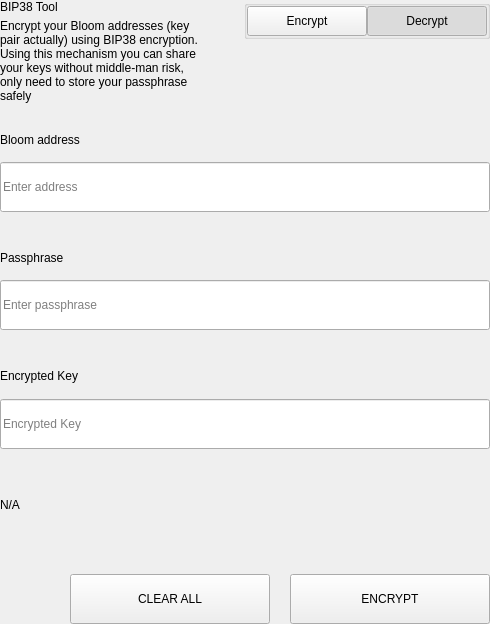
<?xml version="1.0" encoding="UTF-8"?>
<ui version="4.0">
 <class>SettingsBitToolWidget</class>
 <widget class="QWidget" name="SettingsBitToolWidget">
  <property name="geometry">
   <rect>
    <x>0</x>
    <y>0</y>
    <width>490</width>
    <height>624</height>
   </rect>
  </property>
  <property name="windowTitle">
   <string>Form</string>
  </property>
  <layout class="QVBoxLayout" name="verticalLayout">
   <property name="spacing">
    <number>0</number>
   </property>
   <property name="leftMargin">
    <number>0</number>
   </property>
   <property name="topMargin">
    <number>0</number>
   </property>
   <property name="rightMargin">
    <number>0</number>
   </property>
   <property name="bottomMargin">
    <number>0</number>
   </property>
   <item>
    <widget class="QWidget" name="left" native="true">
     <layout class="QVBoxLayout" name="verticalLayout_3">
      <property name="leftMargin">
       <number>0</number>
      </property>
      <property name="topMargin">
       <number>0</number>
      </property>
      <property name="rightMargin">
       <number>0</number>
      </property>
      <property name="bottomMargin">
       <number>0</number>
      </property>
      <item>
       <layout class="QVBoxLayout" name="verticalLayout_2">
        <property name="spacing">
         <number>0</number>
        </property>
        <item>
         <layout class="QHBoxLayout" name="horizontalLayout_3" stretch="3,1">
          <property name="spacing">
           <number>40</number>
          </property>
          <item>
           <layout class="QVBoxLayout" name="verticalLayoutTitle">
            <property name="spacing">
             <number>5</number>
            </property>
            <item>
             <widget class="QLabel" name="labelTitle">
              <property name="text">
               <string>BIP38 Tool</string>
              </property>
             </widget>
            </item>
            <item>
             <widget class="QLabel" name="labelSubtitle1">
              <property name="text">
               <string>Encrypt your Bloom addresses (key pair actually) using BIP38 encryption.
Using this mechanism you can share your keys without middle-man risk, only need to store your passphrase safely</string>
              </property>
              <property name="wordWrap">
               <bool>true</bool>
              </property>
             </widget>
            </item>
           </layout>
          </item>
          <item alignment="Qt::AlignTop">
           <widget class="QGroupBox" name="groupBox">
            <property name="title">
             <string/>
            </property>
            <property name="alignment">
             <set>Qt::AlignLeading|Qt::AlignLeft|Qt::AlignTop</set>
            </property>
            <layout class="QHBoxLayout" name="horizontalLayout_4">
             <property name="spacing">
              <number>0</number>
             </property>
             <property name="leftMargin">
              <number>0</number>
             </property>
             <property name="topMargin">
              <number>0</number>
             </property>
             <property name="rightMargin">
              <number>0</number>
             </property>
             <property name="bottomMargin">
              <number>0</number>
             </property>
             <item>
              <spacer name="horizontalSpacer">
               <property name="orientation">
                <enum>Qt::Horizontal</enum>
               </property>
               <property name="sizeHint" stdset="0">
                <size>
                 <width>40</width>
                 <height>20</height>
                </size>
               </property>
              </spacer>
             </item>
             <item>
              <widget class="QPushButton" name="pushLeft">
               <property name="minimumSize">
                <size>
                 <width>120</width>
                 <height>30</height>
                </size>
               </property>
               <property name="maximumSize">
                <size>
                 <width>120</width>
                 <height>30</height>
                </size>
               </property>
               <property name="focusPolicy">
                <enum>Qt::NoFocus</enum>
               </property>
               <property name="text">
                <string>Encrypt</string>
               </property>
               <property name="checkable">
                <bool>true</bool>
               </property>
               <property name="autoExclusive">
                <bool>true</bool>
               </property>
              </widget>
             </item>
             <item>
              <widget class="QPushButton" name="pushRight">
               <property name="minimumSize">
                <size>
                 <width>120</width>
                 <height>30</height>
                </size>
               </property>
               <property name="maximumSize">
                <size>
                 <width>120</width>
                 <height>30</height>
                </size>
               </property>
               <property name="focusPolicy">
                <enum>Qt::NoFocus</enum>
               </property>
               <property name="text">
                <string>Decrypt</string>
               </property>
               <property name="checkable">
                <bool>true</bool>
               </property>
               <property name="checked">
                <bool>true</bool>
               </property>
               <property name="autoExclusive">
                <bool>true</bool>
               </property>
              </widget>
             </item>
            </layout>
           </widget>
          </item>
         </layout>
        </item>
        <item>
         <widget class="QStackedWidget" name="stackedWidget">
          <property name="currentIndex">
           <number>1</number>
          </property>
          <widget class="QWidget" name="pageDecrypt">
           <layout class="QVBoxLayout" name="verticalLayout_5">
            <property name="spacing">
             <number>0</number>
            </property>
            <property name="leftMargin">
             <number>0</number>
            </property>
            <property name="topMargin">
             <number>0</number>
            </property>
            <property name="rightMargin">
             <number>0</number>
            </property>
            <property name="bottomMargin">
             <number>0</number>
            </property>
            <item>
             <widget class="QWidget" name="widget" native="true">
              <property name="minimumSize">
               <size>
                <width>0</width>
                <height>100</height>
               </size>
              </property>
              <layout class="QVBoxLayout" name="verticalLayout_4">
               <property name="spacing">
                <number>0</number>
               </property>
               <property name="leftMargin">
                <number>0</number>
               </property>
               <property name="topMargin">
                <number>0</number>
               </property>
               <property name="rightMargin">
                <number>0</number>
               </property>
               <property name="bottomMargin">
                <number>0</number>
               </property>
               <item>
                <spacer name="verticalSpacer_2">
                 <property name="orientation">
                  <enum>Qt::Vertical</enum>
                 </property>
                 <property name="sizeType">
                  <enum>QSizePolicy::Fixed</enum>
                 </property>
                 <property name="sizeHint" stdset="0">
                  <size>
                   <width>20</width>
                   <height>20</height>
                  </size>
                 </property>
                </spacer>
               </item>
               <item>
                <layout class="QHBoxLayout" name="horizontalLayout_6" stretch="2">
                 <property name="spacing">
                  <number>0</number>
                 </property>
                 <item>
                  <layout class="QVBoxLayout" name="verticalLayout_7">
                   <property name="spacing">
                    <number>9</number>
                   </property>
                   <item>
                    <widget class="QLabel" name="labelSubtitleKey">
                     <property name="minimumSize">
                      <size>
                       <width>0</width>
                       <height>20</height>
                      </size>
                     </property>
                     <property name="maximumSize">
                      <size>
                       <width>16777215</width>
                       <height>20</height>
                      </size>
                     </property>
                     <property name="text">
                      <string>Encrypted key</string>
                     </property>
                    </widget>
                   </item>
                   <item>
                    <widget class="QLineEdit" name="lineEditKey">
                     <property name="minimumSize">
                      <size>
                       <width>0</width>
                       <height>50</height>
                      </size>
                     </property>
                     <property name="maximumSize">
                      <size>
                       <width>16777215</width>
                       <height>50</height>
                      </size>
                     </property>
                     <property name="placeholderText">
                      <string>Enter a encrypted key</string>
                     </property>
                    </widget>
                   </item>
                  </layout>
                 </item>
                </layout>
               </item>
               <item>
                <spacer name="verticalSpacer_3">
                 <property name="orientation">
                  <enum>Qt::Vertical</enum>
                 </property>
                 <property name="sizeType">
                  <enum>QSizePolicy::Fixed</enum>
                 </property>
                 <property name="sizeHint" stdset="0">
                  <size>
                   <width>20</width>
                   <height>20</height>
                  </size>
                 </property>
                </spacer>
               </item>
               <item>
                <layout class="QVBoxLayout" name="verticalLayout_9">
                 <property name="spacing">
                  <number>9</number>
                 </property>
                 <item>
                  <widget class="QLabel" name="labelSubtitlePassphrase">
                   <property name="maximumSize">
                    <size>
                     <width>16777215</width>
                     <height>20</height>
                    </size>
                   </property>
                   <property name="text">
                    <string>Passphrase</string>
                   </property>
                  </widget>
                 </item>
                 <item>
                  <widget class="QLineEdit" name="lineEditPassphrase">
                   <property name="minimumSize">
                    <size>
                     <width>0</width>
                     <height>50</height>
                    </size>
                   </property>
                   <property name="maximumSize">
                    <size>
                     <width>16777215</width>
                     <height>50</height>
                    </size>
                   </property>
                   <property name="placeholderText">
                    <string>Enter a passphrase</string>
                   </property>
                  </widget>
                 </item>
                </layout>
               </item>
               <item>
                <spacer name="verticalSpacer_4">
                 <property name="orientation">
                  <enum>Qt::Vertical</enum>
                 </property>
                 <property name="sizeType">
                  <enum>QSizePolicy::Fixed</enum>
                 </property>
                 <property name="sizeHint" stdset="0">
                  <size>
                   <width>20</width>
                   <height>20</height>
                  </size>
                 </property>
                </spacer>
               </item>
               <item>
                <widget class="QWidget" name="widget_3" native="true">
                 <property name="sizePolicy">
                  <sizepolicy hsizetype="Preferred" vsizetype="Fixed">
                   <horstretch>0</horstretch>
                   <verstretch>0</verstretch>
                  </sizepolicy>
                 </property>
                 <layout class="QVBoxLayout" name="verticalLayout_10">
                  <property name="spacing">
                   <number>9</number>
                  </property>
                  <property name="leftMargin">
                   <number>0</number>
                  </property>
                  <property name="topMargin">
                   <number>0</number>
                  </property>
                  <property name="rightMargin">
                   <number>0</number>
                  </property>
                  <property name="bottomMargin">
                   <number>0</number>
                  </property>
                  <item>
                   <widget class="QLabel" name="labelSubtitleDecryptResult">
                    <property name="minimumSize">
                     <size>
                      <width>0</width>
                      <height>20</height>
                     </size>
                    </property>
                    <property name="maximumSize">
                     <size>
                      <width>16777215</width>
                      <height>20</height>
                     </size>
                    </property>
                    <property name="text">
                     <string>Decrypted address result</string>
                    </property>
                   </widget>
                  </item>
                  <item>
                   <widget class="QWidget" name="widget_4" native="true">
                    <layout class="QHBoxLayout" name="horizontalLayout" stretch="6,0,1">
                     <property name="spacing">
                      <number>0</number>
                     </property>
                     <property name="leftMargin">
                      <number>0</number>
                     </property>
                     <property name="topMargin">
                      <number>0</number>
                     </property>
                     <property name="rightMargin">
                      <number>0</number>
                     </property>
                     <property name="bottomMargin">
                      <number>0</number>
                     </property>
                     <item alignment="Qt::AlignVCenter">
                      <widget class="QLineEdit" name="lineEditDecryptResult">
                       <property name="minimumSize">
                        <size>
                         <width>0</width>
                         <height>50</height>
                        </size>
                       </property>
                       <property name="maximumSize">
                        <size>
                         <width>16777215</width>
                         <height>50</height>
                        </size>
                       </property>
                       <property name="placeholderText">
                        <string>Decrypted Address</string>
                       </property>
                      </widget>
                     </item>
                     <item>
                      <spacer name="horizontalSpacer_4">
                       <property name="orientation">
                        <enum>Qt::Horizontal</enum>
                       </property>
                       <property name="sizeType">
                        <enum>QSizePolicy::Fixed</enum>
                       </property>
                       <property name="sizeHint" stdset="0">
                        <size>
                         <width>20</width>
                         <height>50</height>
                        </size>
                       </property>
                      </spacer>
                     </item>
                     <item>
                      <widget class="QPushButton" name="pushButtonImport">
                       <property name="minimumSize">
                        <size>
                         <width>140</width>
                         <height>40</height>
                        </size>
                       </property>
                       <property name="text">
                        <string>Import Address</string>
                       </property>
                      </widget>
                     </item>
                    </layout>
                   </widget>
                  </item>
                 </layout>
                </widget>
               </item>
               <item>
                <widget class="QLabel" name="statusLabel_DEC">
                 <property name="maximumSize">
                  <size>
                   <width>16777215</width>
                   <height>40</height>
                  </size>
                 </property>
                 <property name="text">
                  <string/>
                 </property>
                </widget>
               </item>
               <item>
                <spacer name="verticalSpacer">
                 <property name="orientation">
                  <enum>Qt::Vertical</enum>
                 </property>
                 <property name="sizeType">
                  <enum>QSizePolicy::Preferred</enum>
                 </property>
                 <property name="sizeHint" stdset="0">
                  <size>
                   <width>20</width>
                   <height>20</height>
                  </size>
                 </property>
                </spacer>
               </item>
               <item>
                <layout class="QHBoxLayout" name="horizontalLayout_7">
                 <property name="spacing">
                  <number>0</number>
                 </property>
                 <item>
                  <spacer name="horizontalSpacer_5">
                   <property name="orientation">
                    <enum>Qt::Horizontal</enum>
                   </property>
                   <property name="sizeType">
                    <enum>QSizePolicy::Expanding</enum>
                   </property>
                   <property name="sizeHint" stdset="0">
                    <size>
                     <width>40</width>
                     <height>20</height>
                    </size>
                   </property>
                  </spacer>
                 </item>
                 <item>
                  <widget class="QPushButton" name="pushButtonDecryptClear">
                   <property name="minimumSize">
                    <size>
                     <width>200</width>
                     <height>50</height>
                    </size>
                   </property>
                   <property name="maximumSize">
                    <size>
                     <width>200</width>
                     <height>50</height>
                    </size>
                   </property>
                   <property name="text">
                    <string>CLEAR</string>
                   </property>
                  </widget>
                 </item>
                 <item>
                  <spacer name="horizontalSpacer_3">
                   <property name="orientation">
                    <enum>Qt::Horizontal</enum>
                   </property>
                   <property name="sizeType">
                    <enum>QSizePolicy::Fixed</enum>
                   </property>
                   <property name="sizeHint" stdset="0">
                    <size>
                     <width>20</width>
                     <height>20</height>
                    </size>
                   </property>
                  </spacer>
                 </item>
                 <item>
                  <widget class="QPushButton" name="pushButtonDecrypt">
                   <property name="minimumSize">
                    <size>
                     <width>200</width>
                     <height>50</height>
                    </size>
                   </property>
                   <property name="maximumSize">
                    <size>
                     <width>200</width>
                     <height>50</height>
                    </size>
                   </property>
                   <property name="text">
                    <string>DECRYPT KEY</string>
                   </property>
                  </widget>
                 </item>
                </layout>
               </item>
              </layout>
             </widget>
            </item>
           </layout>
          </widget>
          <widget class="QWidget" name="pageEncrypt">
           <layout class="QVBoxLayout" name="verticalLayout_11">
            <property name="spacing">
             <number>0</number>
            </property>
            <property name="leftMargin">
             <number>0</number>
            </property>
            <property name="topMargin">
             <number>0</number>
            </property>
            <property name="rightMargin">
             <number>0</number>
            </property>
            <property name="bottomMargin">
             <number>0</number>
            </property>
            <item>
             <spacer name="verticalSpacer_8">
              <property name="orientation">
               <enum>Qt::Vertical</enum>
              </property>
              <property name="sizeType">
               <enum>QSizePolicy::Fixed</enum>
              </property>
              <property name="sizeHint" stdset="0">
               <size>
                <width>20</width>
                <height>20</height>
               </size>
              </property>
             </spacer>
            </item>
            <item>
             <widget class="QWidget" name="containerAddressEnc" native="true">
              <layout class="QVBoxLayout" name="containerAddressEncLayout">
               <property name="spacing">
                <number>5</number>
               </property>
               <property name="leftMargin">
                <number>0</number>
               </property>
               <property name="topMargin">
                <number>0</number>
               </property>
               <property name="rightMargin">
                <number>0</number>
               </property>
               <property name="bottomMargin">
                <number>0</number>
               </property>
               <item>
                <widget class="QLabel" name="labelSubtitleAddress">
                 <property name="minimumSize">
                  <size>
                   <width>0</width>
                   <height>20</height>
                  </size>
                 </property>
                 <property name="maximumSize">
                  <size>
                   <width>16777215</width>
                   <height>20</height>
                  </size>
                 </property>
                 <property name="text">
                  <string>Bloom address</string>
                 </property>
                </widget>
               </item>
               <item>
                <widget class="QLineEdit" name="addressIn_ENC">
                 <property name="minimumSize">
                  <size>
                   <width>0</width>
                   <height>50</height>
                  </size>
                 </property>
                 <property name="placeholderText">
                  <string>Enter address</string>
                 </property>
                </widget>
               </item>
              </layout>
             </widget>
            </item>
            <item>
             <spacer name="verticalSpacer_6">
              <property name="orientation">
               <enum>Qt::Vertical</enum>
              </property>
              <property name="sizeType">
               <enum>QSizePolicy::Fixed</enum>
              </property>
              <property name="sizeHint" stdset="0">
               <size>
                <width>20</width>
                <height>20</height>
               </size>
              </property>
             </spacer>
            </item>
            <item>
             <widget class="QWidget" name="containerAddress" native="true">
              <layout class="QHBoxLayout" name="horizontalLayout_9" stretch="2">
               <property name="spacing">
                <number>0</number>
               </property>
               <property name="leftMargin">
                <number>0</number>
               </property>
               <property name="topMargin">
                <number>0</number>
               </property>
               <property name="rightMargin">
                <number>0</number>
               </property>
               <property name="bottomMargin">
                <number>0</number>
               </property>
               <item>
                <layout class="QVBoxLayout" name="verticalLayout_8">
                 <property name="spacing">
                  <number>5</number>
                 </property>
                 <item>
                  <widget class="QLabel" name="labelSubtitleMessage">
                   <property name="minimumSize">
                    <size>
                     <width>0</width>
                     <height>20</height>
                    </size>
                   </property>
                   <property name="maximumSize">
                    <size>
                     <width>16777215</width>
                     <height>20</height>
                    </size>
                   </property>
                   <property name="text">
                    <string>Passphrase</string>
                   </property>
                  </widget>
                 </item>
                 <item>
                  <widget class="QLineEdit" name="passphraseIn_ENC">
                   <property name="minimumSize">
                    <size>
                     <width>0</width>
                     <height>50</height>
                    </size>
                   </property>
                   <property name="maximumSize">
                    <size>
                     <width>16777215</width>
                     <height>50</height>
                    </size>
                   </property>
                   <property name="placeholderText">
                    <string>Enter passphrase</string>
                   </property>
                  </widget>
                 </item>
                </layout>
               </item>
              </layout>
             </widget>
            </item>
            <item>
             <spacer name="verticalSpacer_7">
              <property name="orientation">
               <enum>Qt::Vertical</enum>
              </property>
              <property name="sizeType">
               <enum>QSizePolicy::Fixed</enum>
              </property>
              <property name="sizeHint" stdset="0">
               <size>
                <width>20</width>
                <height>20</height>
               </size>
              </property>
             </spacer>
            </item>
            <item>
             <widget class="QWidget" name="widget_2" native="true">
              <property name="minimumSize">
               <size>
                <width>0</width>
                <height>75</height>
               </size>
              </property>
              <property name="maximumSize">
               <size>
                <width>16777215</width>
                <height>16777215</height>
               </size>
              </property>
              <layout class="QVBoxLayout" name="verticalLayout_6">
               <property name="leftMargin">
                <number>0</number>
               </property>
               <property name="topMargin">
                <number>0</number>
               </property>
               <property name="rightMargin">
                <number>0</number>
               </property>
               <property name="bottomMargin">
                <number>0</number>
               </property>
               <item>
                <widget class="QLabel" name="labelSubtitleEncryptedKey">
                 <property name="minimumSize">
                  <size>
                   <width>0</width>
                   <height>20</height>
                  </size>
                 </property>
                 <property name="maximumSize">
                  <size>
                   <width>16777215</width>
                   <height>20</height>
                  </size>
                 </property>
                 <property name="text">
                  <string>Encrypted Key</string>
                 </property>
                </widget>
               </item>
               <item>
                <widget class="QLineEdit" name="encryptedKeyOut_ENC">
                 <property name="minimumSize">
                  <size>
                   <width>0</width>
                   <height>50</height>
                  </size>
                 </property>
                 <property name="placeholderText">
                  <string>Encrypted Key</string>
                 </property>
                </widget>
               </item>
              </layout>
             </widget>
            </item>
            <item>
             <widget class="QLabel" name="statusLabel_ENC">
              <property name="text">
               <string notr="true">N/A</string>
              </property>
             </widget>
            </item>
            <item>
             <spacer name="verticalSpacer_5">
              <property name="orientation">
               <enum>Qt::Vertical</enum>
              </property>
              <property name="sizeType">
               <enum>QSizePolicy::Fixed</enum>
              </property>
              <property name="sizeHint" stdset="0">
               <size>
                <width>20</width>
                <height>20</height>
               </size>
              </property>
             </spacer>
            </item>
            <item>
             <layout class="QHBoxLayout" name="horizontalLayout_8">
              <property name="spacing">
               <number>0</number>
              </property>
              <item>
               <spacer name="horizontalSpacer_6">
                <property name="orientation">
                 <enum>Qt::Horizontal</enum>
                </property>
                <property name="sizeType">
                 <enum>QSizePolicy::Expanding</enum>
                </property>
                <property name="sizeHint" stdset="0">
                 <size>
                  <width>40</width>
                  <height>20</height>
                 </size>
                </property>
               </spacer>
              </item>
              <item>
               <widget class="QPushButton" name="pushButtonClear">
                <property name="minimumSize">
                 <size>
                  <width>200</width>
                  <height>50</height>
                 </size>
                </property>
                <property name="focusPolicy">
                 <enum>Qt::NoFocus</enum>
                </property>
                <property name="text">
                 <string>CLEAR ALL</string>
                </property>
               </widget>
              </item>
              <item>
               <spacer name="horizontalSpacer_2">
                <property name="orientation">
                 <enum>Qt::Horizontal</enum>
                </property>
                <property name="sizeType">
                 <enum>QSizePolicy::Fixed</enum>
                </property>
                <property name="sizeHint" stdset="0">
                 <size>
                  <width>20</width>
                  <height>20</height>
                 </size>
                </property>
               </spacer>
              </item>
              <item>
               <widget class="QPushButton" name="pushButtonEncrypt">
                <property name="minimumSize">
                 <size>
                  <width>200</width>
                  <height>50</height>
                 </size>
                </property>
                <property name="maximumSize">
                 <size>
                  <width>200</width>
                  <height>50</height>
                 </size>
                </property>
                <property name="focusPolicy">
                 <enum>Qt::NoFocus</enum>
                </property>
                <property name="text">
                 <string>ENCRYPT</string>
                </property>
               </widget>
              </item>
             </layout>
            </item>
           </layout>
          </widget>
         </widget>
        </item>
       </layout>
      </item>
     </layout>
    </widget>
   </item>
  </layout>
 </widget>
 <resources/>
 <connections/>
</ui>
